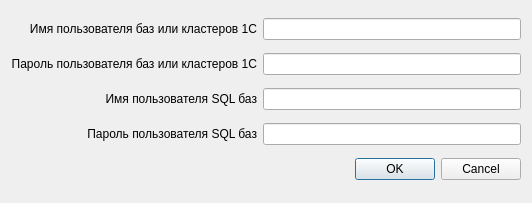
<?xml version="1.0" encoding="UTF-8"?>
<ui version="4.0">
 <class>dDefaultLogins</class>
 <widget class="QDialog" name="dDefaultLogins">
  <property name="geometry">
   <rect>
    <x>0</x>
    <y>0</y>
    <width>532</width>
    <height>203</height>
   </rect>
  </property>
  <property name="windowTitle">
   <string>Логины и пароли по умолчанию</string>
  </property>
  <layout class="QGridLayout" name="gridLayout">
   <item row="0" column="0">
    <widget class="QLabel" name="label">
     <property name="text">
      <string>Имя пользователя баз или кластеров 1С</string>
     </property>
     <property name="alignment">
      <set>Qt::AlignRight|Qt::AlignTrailing|Qt::AlignVCenter</set>
     </property>
    </widget>
   </item>
   <item row="0" column="1">
    <widget class="QLineEdit" name="eUser1C">
     <property name="clearButtonEnabled">
      <bool>true</bool>
     </property>
    </widget>
   </item>
   <item row="1" column="0">
    <widget class="QLabel" name="label_2">
     <property name="text">
      <string>Пароль пользователя баз или кластеров 1С</string>
     </property>
     <property name="alignment">
      <set>Qt::AlignRight|Qt::AlignTrailing|Qt::AlignVCenter</set>
     </property>
    </widget>
   </item>
   <item row="1" column="1">
    <widget class="QLineEdit" name="ePasswd1C">
     <property name="echoMode">
      <enum>QLineEdit::Password</enum>
     </property>
     <property name="clearButtonEnabled">
      <bool>true</bool>
     </property>
    </widget>
   </item>
   <item row="2" column="0">
    <widget class="QLabel" name="label_3">
     <property name="text">
      <string>Имя пользователя SQL баз</string>
     </property>
     <property name="alignment">
      <set>Qt::AlignRight|Qt::AlignTrailing|Qt::AlignVCenter</set>
     </property>
    </widget>
   </item>
   <item row="2" column="1">
    <widget class="QLineEdit" name="eUserSQL">
     <property name="clearButtonEnabled">
      <bool>true</bool>
     </property>
    </widget>
   </item>
   <item row="3" column="0">
    <widget class="QLabel" name="label_4">
     <property name="text">
      <string>Пароль пользователя SQL баз</string>
     </property>
     <property name="alignment">
      <set>Qt::AlignRight|Qt::AlignTrailing|Qt::AlignVCenter</set>
     </property>
    </widget>
   </item>
   <item row="3" column="1">
    <widget class="QLineEdit" name="ePasswdSQL">
     <property name="echoMode">
      <enum>QLineEdit::Password</enum>
     </property>
     <property name="clearButtonEnabled">
      <bool>true</bool>
     </property>
    </widget>
   </item>
   <item row="4" column="0" colspan="2">
    <widget class="QDialogButtonBox" name="buttonBox">
     <property name="orientation">
      <enum>Qt::Horizontal</enum>
     </property>
     <property name="standardButtons">
      <set>QDialogButtonBox::Cancel|QDialogButtonBox::Ok</set>
     </property>
    </widget>
   </item>
  </layout>
 </widget>
 <resources/>
 <connections>
  <connection>
   <sender>buttonBox</sender>
   <signal>accepted()</signal>
   <receiver>dDefaultLogins</receiver>
   <slot>accept()</slot>
   <hints>
    <hint type="sourcelabel">
     <x>248</x>
     <y>254</y>
    </hint>
    <hint type="destinationlabel">
     <x>157</x>
     <y>274</y>
    </hint>
   </hints>
  </connection>
  <connection>
   <sender>buttonBox</sender>
   <signal>rejected()</signal>
   <receiver>dDefaultLogins</receiver>
   <slot>reject()</slot>
   <hints>
    <hint type="sourcelabel">
     <x>316</x>
     <y>260</y>
    </hint>
    <hint type="destinationlabel">
     <x>286</x>
     <y>274</y>
    </hint>
   </hints>
  </connection>
 </connections>
</ui>
